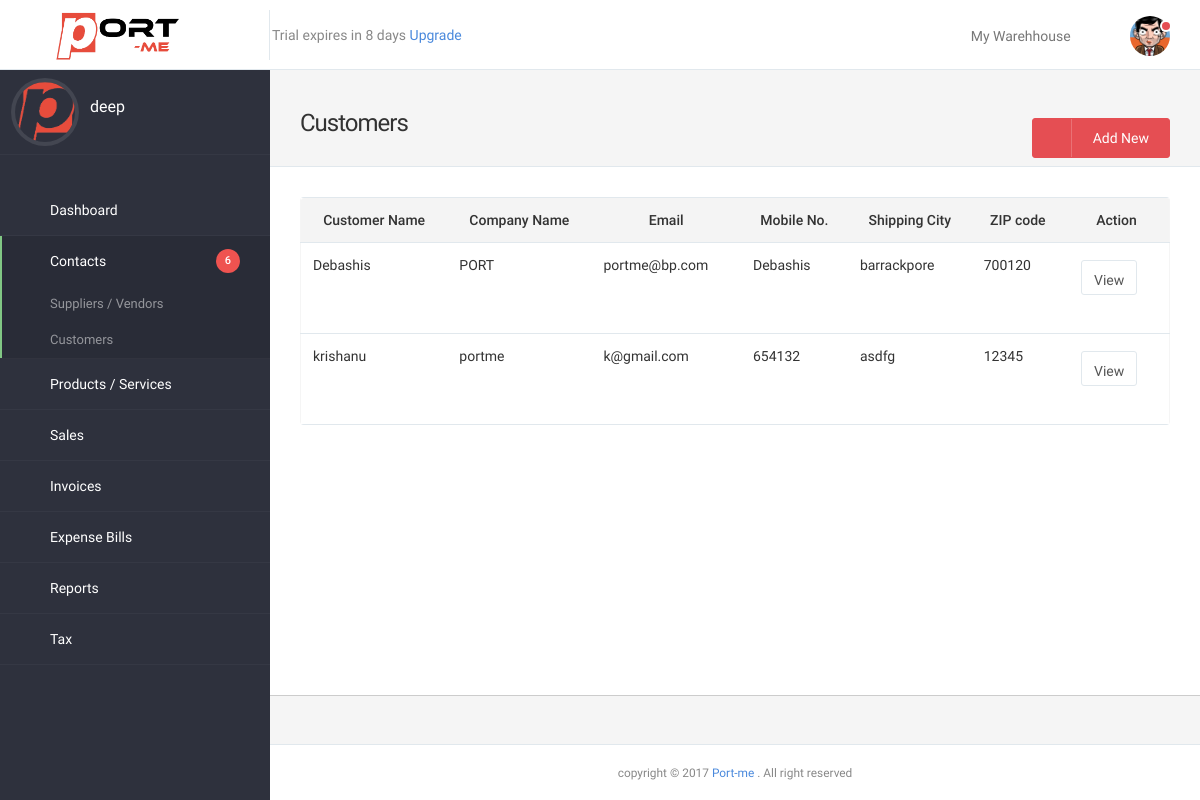
Screenshot of /customer.php (signed in) with the database file from the repository.
### tables this page shows
CREATE TABLE IF NOT EXISTS `users` (
  `user_id` int(255) NOT NULL AUTO_INCREMENT,
  `logo_image` varchar(255) NOT NULL,
  `username` varchar(255) NOT NULL,
  `email` varchar(255) NOT NULL,
  `business_name` varchar(255) NOT NULL,
  `type_business` varchar(255) NOT NULL,
  `password` varchar(255) NOT NULL,
  `phone` varchar(255) NOT NULL,
  `country` varchar(255) NOT NULL,
  `status` enum('active','pending','cancel') NOT NULL,
  `date` varchar(255) NOT NULL,
  `subscription_package` varchar(255) NOT NULL,
  `subscription_expdate` varchar(255) NOT NULL,
  `subscription_price` varchar(255) NOT NULL,
  `pan` varchar(255) NOT NULL,
  `adhaar` varchar(255) NOT NULL,
  `business` varchar(255) NOT NULL,
  `street` longtext NOT NULL,
  `city` varchar(255) NOT NULL,
  `state` varchar(255) NOT NULL,
  `zip` varchar(255) NOT NULL,
  PRIMARY KEY (`user_id`)
);

CREATE TABLE IF NOT EXISTS `customers` (
  `customer_id` int(255) NOT NULL AUTO_INCREMENT,
  `salutation` varchar(255) NOT NULL,
  `firstname` varchar(255) NOT NULL,
  `lastname` varchar(255) NOT NULL,
  `company_name` varchar(255) NOT NULL,
  `email` varchar(255) NOT NULL,
  `work_phone` varchar(255) NOT NULL,
  `mobile` varchar(255) NOT NULL,
  `website` varchar(255) NOT NULL,
  `billing_street` longtext NOT NULL,
  `billing_city` varchar(255) NOT NULL,
  `billing_state` varchar(255) NOT NULL,
  `billing_zip` varchar(255) NOT NULL,
  `billing_country` varchar(255) NOT NULL,
  `shipping_street` longtext NOT NULL,
  `shipping_city` varchar(255) NOT NULL,
  `shipping_state` varchar(255) NOT NULL,
  `shipping_zip` varchar(255) NOT NULL,
  `shipping_country` varchar(255) NOT NULL,
  `notes` longtext NOT NULL,
  `date` varchar(255) NOT NULL,
  `added_by` varchar(255) NOT NULL,
  `business_id` varchar(255) NOT NULL,
  PRIMARY KEY (`customer_id`)
);

### customer.php (the view, shortened to what this page needs)
<?php
include ("config.php");
$user_id = $_SESSION['user_id'];
$customer_info = mysqli_query ($mysqli,"select * from customers where business_id='".$user_id."'");
?>
<!DOCTYPE html>
<html lang=en>
<head>
	<?php include("metalinks.php");?>
</head>
<body>
	<div id="rs-wrapper">
		<?php
			include("header.php");
			include("sidebar.php");
		?>
		<article class="rs-content-wrapper">
			<div class="rs-content">
				<div class="rs-inner">
					<div class="rs-dashhead m-b-lg" style="background:#f5f5f5">
						<div class="rs-dashhead-content">
							<div class="rs-dashhead-titles">
								<h3 class="rs-dashhead-title m-t">
									Customers
								</h3>
							</div>
							<div class="rs-dashhead-toolbar">
								<button type="button" class="btn btn-success btn-wide rs-btn-icon block-on-mobile" onclick="window.location.href='add_customer.php'">
									<span class="gcon gcon-upload-to-cloud icon-btn"></span>
									Add New
								</button>
							</div>
						</div>
					</div>
					<div class="container-fluid">
						<div class="panel panel-plain panel-rounded table-responsive">
								<table class="table table-b-t table-b-b datatable-default rs-table table-default" style="border-right:1px solid #f5f5f5;border-left:1px solid #f5f5f5;">
									<thead>
							            <tr>
							                <th style="text-align:center;">Customer Name</th>
							                <th style="text-align:center;">Company Name</th>
							                <th style="text-align:center;">Email</th>
							                <th style="text-align:center;">Mobile No.</th>
							                <th style="text-align:center;">Shipping City</th>
							                <th style="text-align:center;">ZIP code</th>
											<th style="text-align:center;">Action</th>
							            </tr>
							        </thead>
							        <tbody>
							            <tr>
										<?php
										while ($fetch_customer_info = mysqli_fetch_array($customer_info))
										{
										?>
							                <td><?php echo $fetch_customer_info['firstname']?></td>
											<td><?php echo $fetch_customer_info['company_name']?></td>
							                <td><?php echo $fetch_customer_info['email']?></td>
							                <td><?php echo $fetch_customer_info['mobile']?></td>
							                <td><?php echo $fetch_customer_info['shipping_city']?></td>
							                <td><?php echo $fetch_customer_info['shipping_zip']?></td>
											<td>
												<a href="view_customer.php?cu_id=<?php echo $fetch_customer_info['customer_id'];?>" class="btn btn-default" style="height:35px;margin:5px;"> View </a><br>
												<a href="edit_customer.php?cu_id=<?php echo $fetch_customer_info['customer_id'];?>" class="fa fa-pencil" style="height:10px;margin:5px;"></a>
												<a href="?delete_id=<?php echo $fetch_customer_info['customer_id'];?>" class="fa fa-trash" style="height:10px;margin:5px;"></a>
											</td>
							            </tr>
							           <?php
										}
										?>
							        </tbody>
								</table>
						</div>
					</div>
				</div>
			</div>
		</article>
	<?php include("footer.php");?>
</body>
</html>

### sidebar.php (shortened to what this page needs)
<?php
$page_name = BASENAME($_SERVER['PHP_SELF']);
$user_id = $_SESSION['user_id'];
$cu_info = mysqli_query($mysqli, "select * from users where user_id = '".$user_id."'");
$fetch_details = mysqli_fetch_array($cu_info);
?>
<aside class="rs-sidebar">
			<ul class="rs-sidebar-nav default-sidebar-nav">
				<li class="rs-user-sidebar">
					<a href="my_account.php">
						<img src="uploads/<?php echo $fetch_details['logo_image'];?>" alt="Avatar" class="avatar img-circle">
						<?php echo $fetch_details['username']; ?>
					</a>
				</li>
				<li class="menu-block-divider"></li>
				<li class="nav-item start <?php if($page_name == 'dashboard.php'){ ?>active open<?php } ?>">
					<a href="dashboard.php">
						<span class="gcon gcon-gauge rs-icon-menu"></span>Dashboard
					</a>
				</li>
				<li class="nav-item start <?php if($page_name == 'vendor.php' ||  $page_name == 'customer.php') { ?>active open<?php } ?>">
					<a href="javascript:void(0);">
						<span class="badge badge-danger">6</span>
						<span class="fa fa-address-book rs-icon-menu"></span>Contacts
					</a>
					<ul>
						<li ><a href="vendor.php">Suppliers / Vendors</a></li>
						<li ><a href="customer.php">Customers</a></li>
					</ul>
				</li>
				<li class="nav-item start <?php if($page_name == 'product_group.php' ||  $page_name == 'product.php') { ?>active open<?php } ?>">
					<a href="javascript:void(0);">
						<span class="fa fa-shopping-cart rs-icon-menu"></span>Products / Services
					</a>
				</li>
				<li class="nav-item start <?php if($page_name == 'view_sales_order.php'){ ?>active open<?php } ?>">
					<a href="sales_order.php">
						<span class="fa fa-usd rs-icon-menu"></span>Sales
					</a>
				</li>
				<li class="nav-item start <?php if($page_name == 'invoice.php') { ?>active open<?php } ?>">
					<a href="invoice.php">
						<span class="fa fa-file-pdf-o rs-icon-menu"></span>Invoices
					</a>
				</li>
				<li class="nav-item start <?php if($page_name == 'add_bill.php' ||  $page_name == 'view_bill.php') { ?>active open<?php } ?>">
					<a href="javascript:void(0);">
						<span class="fa fa-table rs-icon-menu"></span>Expense Bills
					</a>
				</li>
				<li class="nav-item start <?php if($page_name == 'reports.php') { ?>active open<?php } ?>">
					<a href="reports.php">
						<span class="fa fa-file-o rs-icon-menu"></span>Reports
					</a>
				</li>
				<li class="nav-item start <?php if($page_name == 'tax.php') { ?>active open<?php } ?>">
					<a href="tax.php">
						<span class="fa fa-balance-scale rs-icon-menu"></span>Tax
					</a>
				</li>
				<li class="menu-block-divider"></li>
			</ul>
		</aside>

### css/helper.css (style rules this page uses)
.m-t,.m-y { margin-top:10px!important }
.m-b-lg,.m-y-lg { margin-bottom:30px!important }

### metalinks.php (style rules this page uses)
.rs-content-wrapper { background:#fff; border-bottom:1px solid #CCC; }
.panel-rounded { border:0px; }

### rows the page displays
users: logo_image (picture), username "deep"
customers: firstname "Debashis", company_name "PORT", email "portme@bp.com", mobile "Debashis", shipping_city "barrackpore", shipping_zip "700120"
customers: firstname "krishanu", company_name "portme", email "k@gmail.com", mobile "654132", shipping_city "asdfg", shipping_zip "12345"
